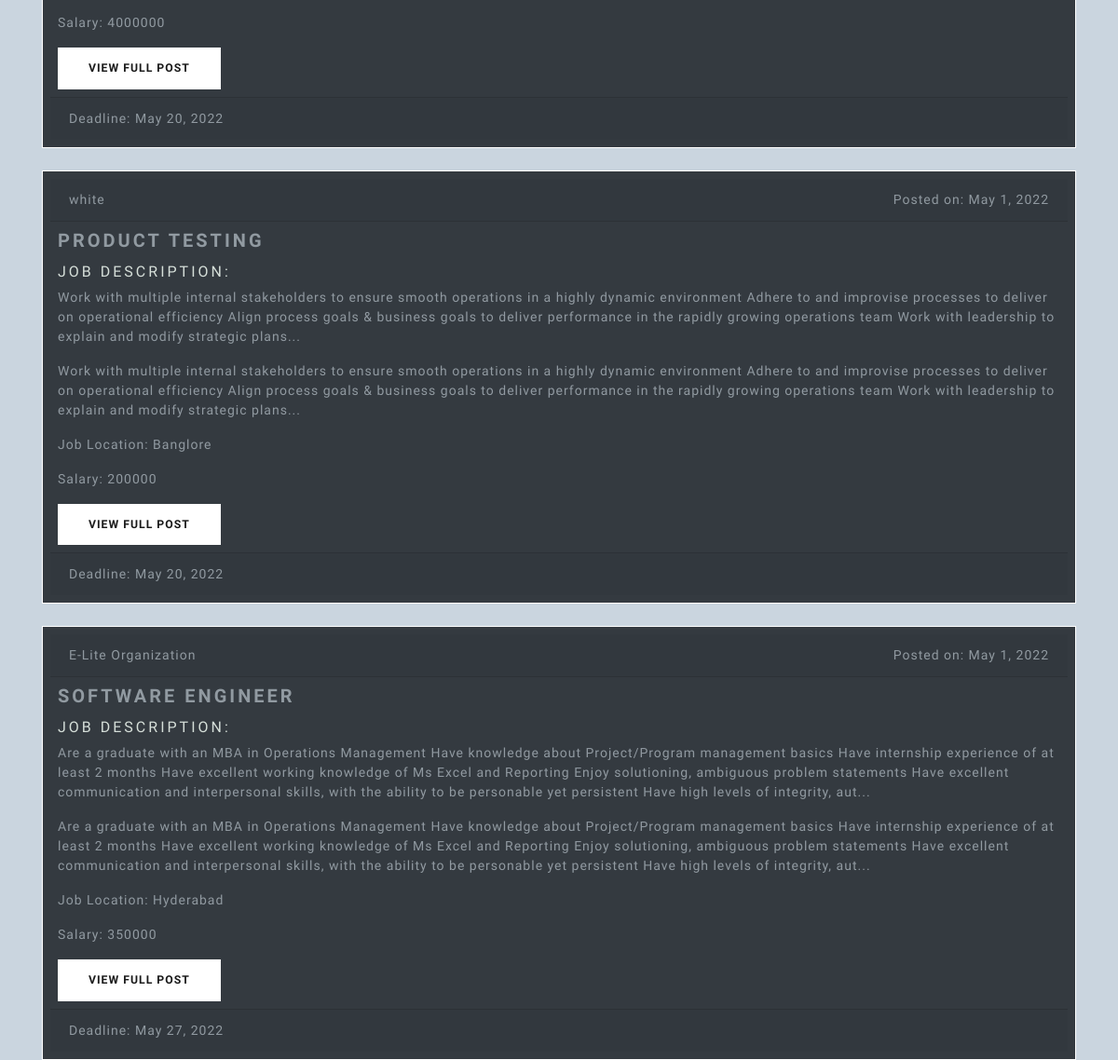
The page /manage_jobs (signed in, lower part) on the database as committed earlier.
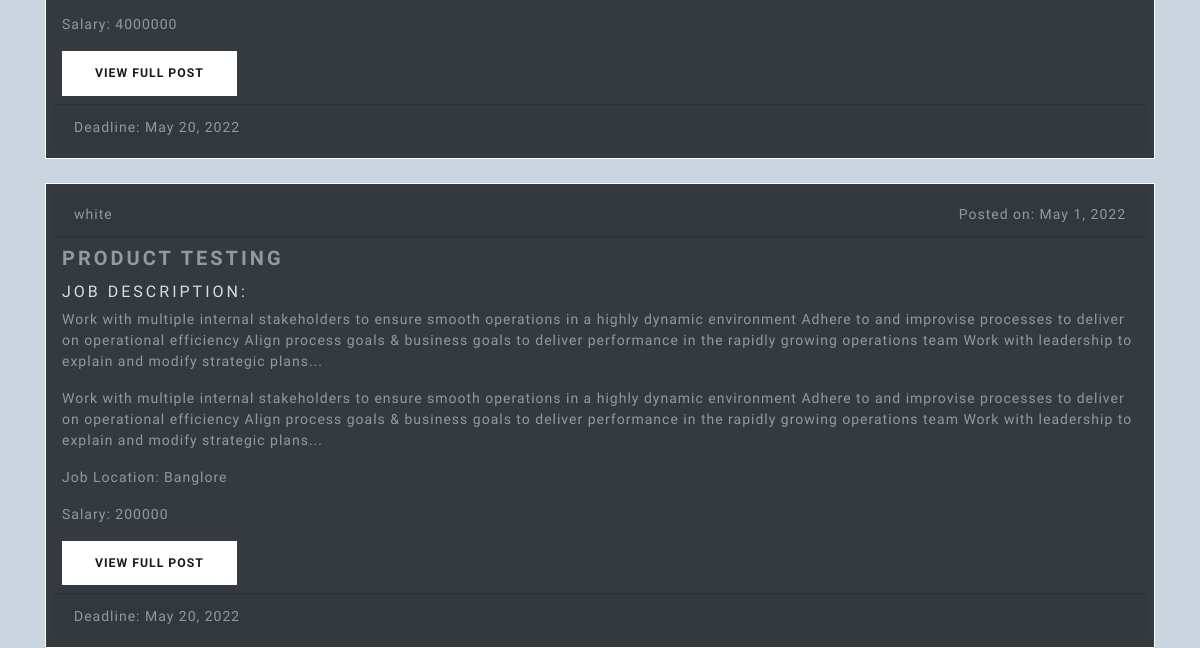
The same page on the database as committed later.
### core/models.py (models this page shows, shortened)
class Job(models.Model):
    job_role = models.CharField(max_length=255)
    job_description = models.CharField(max_length=1000)
    organization = models.CharField(max_length=255)
    remuneration = models.IntegerField()
    location = models.CharField(max_length=255)
    category = models.ForeignKey(
        Category, on_delete=models.SET_NULL, null=True)
    sub_category = models.ForeignKey(
        Subcategory, on_delete=models.SET_NULL, null=True)
    skill_required_1 = models.CharField(max_length=255)
    skill_required_2 = models.CharField(max_length=255)
    skill_required_3 = models.CharField(max_length=255, blank=True, null=True)
    skill_required_4 = models.CharField(max_length=255, blank=True, null=True)
    skill_required_5 = models.CharField(max_length=255, blank=True, null=True)
    deadline = models.DateField()
    posted_date = models.DateField(auto_now_add=True)
    recruiter = models.ForeignKey(RecruiterProfile, on_delete=models.CASCADE)

### core/views.py (the view)
# urls.py: path("manage_jobs", manage_jobs, name='manage_jobs'),
@ login_required
def manage_jobs(request):
    try:
        r_profile = RecruiterProfile.objects.get(recruiter_id=request.user.id)
        job_list = Job.objects.filter(recruiter_id=r_profile.id)
        args = {'jobs': job_list}
    except:
        job_list = []
        args = {'jobs': job_list}
    return render(request, 'components/managejobs.html', args)

### core/templates/components/managejobs.html (shortened to what this page needs)
{% extends "base.html" %}
{% block content %}
<div class="container">
    <div style="margin-top: 40px">
        {% if jobs %}
        {% for job in jobs %}
        <div class="card bg-dark border-light text-xs-center mt-4 p-2">
            <div class="card-header"><span class="float-left">{{job.organization}}</span>
                <span class="float-right">Posted on: {{job.posted_date}}</span>
            </div>
            <div class="card-block mt-2 mb-2">
                <h4 class="card-title ml-2">{{job.job_role}}</h4>
                <h5 class="font-weight-light ml-2">Job Description:</h5>
                <p class="card-text ml-2">
                    {{job.job_description|slice:":400"}}...
                </p>
                <p class="card-text ml-2">
                    {{job.job_description|slice:":400"}}...
                </p>
                <p class="font-weight-light ml-2">Job Location: {{job.location}}</p>
                <p class="font-weight-light ml-2">Salary: {{job.remuneration}}</p>
                <a href="{% url 'job_details' job.id %}" class="btn btn-secondary ml-2">View Full Post</a>
            </div>
            <div class="card-footer text-muted">Deadline: {{job.deadline}}</div>
        </div>
        {% endfor %}
        {% else %}
        <h6 style="margin-top: 100px;color: #c9302c"> You have not created any jobs </h6>
        {% endif %}
    </div>
</div>
{% endblock %}

Rows that differ between the two databases and show on the page:
no longer on this page (row edited): Job: organization "E-Lite Organization", posted_date "May 1, 2022", job_role "SOFTWARE ENGINEER", job_description "Are a graduate with an MBA in Operations Management Have knowledge about Project/Program management basics Have internship experience of at least 2 months Have excellent working knowledge of Ms Excel and Reporting Enjoy solutioning, ambiguous problem statements Have excellent communication and interpersonal skills, with the ability to be personable yet persistent Have high levels of integrity, aut", location "Hyderabad", remuneration "350000", deadline "May 27, 2022"
